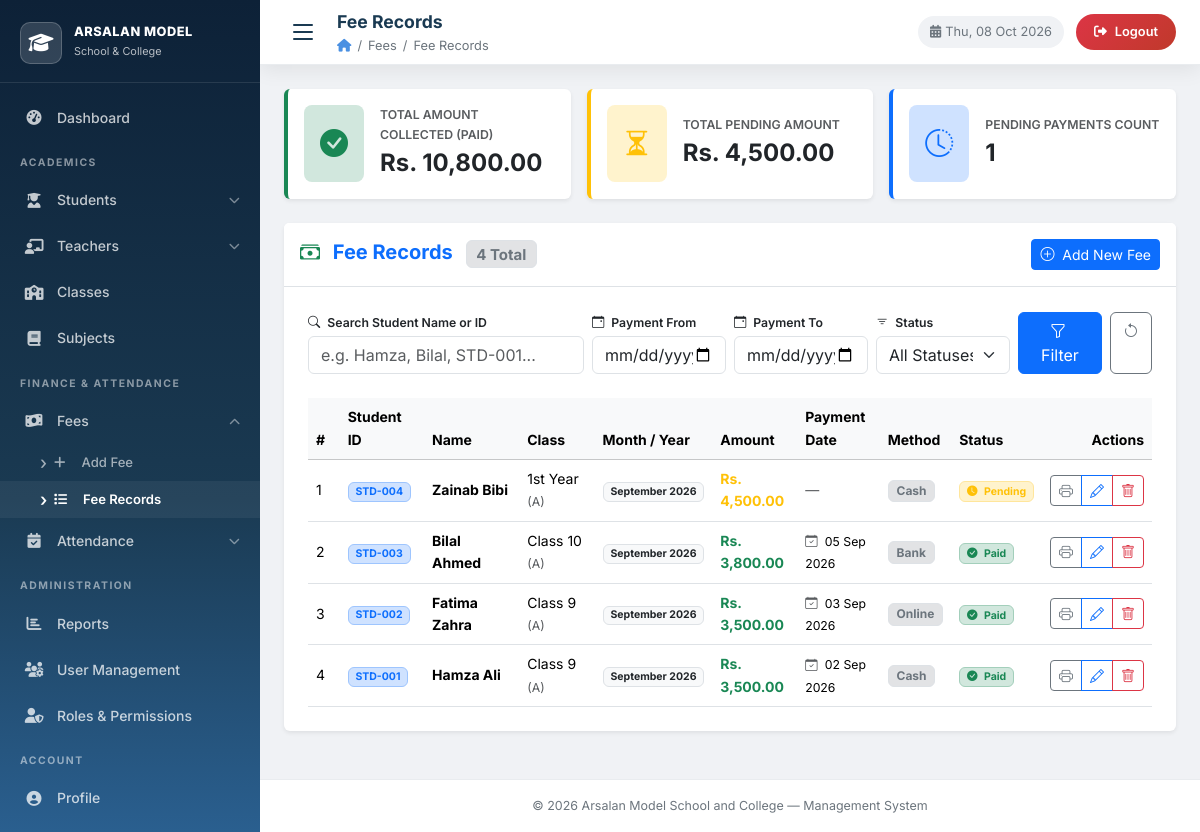
Screenshot of /fees/fee_records.php (signed in) with the database file from the repository.
### tables this page shows
CREATE TABLE `fees` (
    `id`             INT           NOT NULL AUTO_INCREMENT,
    `student_id`     INT           NOT NULL,
    `class_id`       INT           NOT NULL,
    `fee_month`      VARCHAR(20)   NOT NULL,
    `amount`         DECIMAL(10,2) NOT NULL,
    `payment_date`   DATE          NULL DEFAULT NULL,
    `payment_method` ENUM('Cash','Bank','Online') NOT NULL DEFAULT 'Cash',
    `remarks`        TEXT          NULL,
    `status`         ENUM('paid','pending') NOT NULL DEFAULT 'pending',
    `created_at`     TIMESTAMP     NOT NULL DEFAULT CURRENT_TIMESTAMP,
    `updated_at`     TIMESTAMP     NOT NULL DEFAULT CURRENT_TIMESTAMP ON UPDATE CURRENT_TIMESTAMP,
    PRIMARY KEY (`id`),
    CONSTRAINT `fk_fee_student` FOREIGN KEY (`student_id`) REFERENCES `students`(`id`) ON DELETE CASCADE,
    CONSTRAINT `fk_fee_class`   FOREIGN KEY (`class_id`)   REFERENCES `classes`(`id`)  ON DELETE RESTRICT
);

CREATE TABLE `students` (
    `id`             INT          NOT NULL AUTO_INCREMENT,
    `student_id`     VARCHAR(20)  NOT NULL,
    `first_name`     VARCHAR(50)  NOT NULL,
    `last_name`      VARCHAR(50)  NOT NULL,
    `father_name`    VARCHAR(100) NOT NULL,
    `gender`         ENUM('Male','Female','Other') NOT NULL,
    `date_of_birth`  DATE         NULL,
    `phone`          VARCHAR(15)  NOT NULL,
    `email`          VARCHAR(100) NOT NULL DEFAULT '',
    `address`        TEXT         NULL,
    `class_id`       INT          NOT NULL,
    `parent_user_id` INT          NULL DEFAULT NULL,
    `admission_date` DATE         NOT NULL,
    `photo`          VARCHAR(255) NULL DEFAULT NULL,
    `status`         ENUM('active','inactive') NOT NULL DEFAULT 'active',
    `created_at`     TIMESTAMP    NOT NULL DEFAULT CURRENT_TIMESTAMP,
    `updated_at`     TIMESTAMP    NOT NULL DEFAULT CURRENT_TIMESTAMP ON UPDATE CURRENT_TIMESTAMP,
    PRIMARY KEY (`id`),
    UNIQUE KEY `uq_student_id` (`student_id`),
    CONSTRAINT `fk_student_class` FOREIGN KEY (`class_id`) REFERENCES `classes`(`id`) ON DELETE RESTRICT,
    CONSTRAINT `fk_student_parent_user` FOREIGN KEY (`parent_user_id`) REFERENCES `users`(`id`) ON DELETE SET NULL
);

CREATE TABLE `classes` (
    `id`               INT         NOT NULL AUTO_INCREMENT,
    `class_name`       VARCHAR(50) NOT NULL,
    `section`          VARCHAR(10) NOT NULL DEFAULT 'A',
    `class_teacher_id` INT         NULL DEFAULT NULL,
    `room_number`      VARCHAR(20) NOT NULL DEFAULT '',
    `status`           ENUM('active','inactive') NOT NULL DEFAULT 'active',
    `created_at`       TIMESTAMP   NOT NULL DEFAULT CURRENT_TIMESTAMP,
    PRIMARY KEY (`id`)
);

### fees/fee_records.php (the view, shortened to what the rows shown need)
<?php
require_once __DIR__ . '/../database.php';
require_once __DIR__ . '/fees_helper.php';
$per_page  = 10;
$page      = max(1, (int)($_GET['page'] ?? 1));
$where  = "WHERE 1=1";
$types  = '';
$params = [];
$summary_sql = "SELECT
    COALESCE(SUM(CASE WHEN f.status = 'paid' THEN f.amount ELSE 0 END), 0) AS total_collected,
    COALESCE(SUM(CASE WHEN f.status = 'pending' THEN f.amount ELSE 0 END), 0) AS total_pending,
    COUNT(CASE WHEN f.status = 'pending' THEN 1 END) AS pending_count,
    COUNT(*) AS total_count
 FROM fees f
 JOIN students s ON f.student_id = s.id
 $where";
$summary = fee_db_fetch_one($summary_sql, $params, $types);
$total_records   = (int)($summary['total_count'] ?? 0);
$total_pages = max(1, (int)ceil($total_records / $per_page));
$page        = min($page, $total_pages);
$offset      = ($page - 1) * $per_page;
$list_sql = "SELECT f.*, s.student_id AS stu_code, s.first_name, s.last_name, c.class_name, c.section
 FROM fees f
 JOIN students s ON f.student_id = s.id
 LEFT JOIN classes c ON f.class_id = c.id
 $where
 ORDER BY f.id DESC
 LIMIT ? OFFSET ?";
$list_types  = $types . 'ii';
$list_params = array_merge($params, [$per_page, $offset]);
$fees        = fee_db_fetch_all($list_sql, $list_params, $list_types);
include '../layout.php';
?>
<link rel="stylesheet" href="https://cdn.jsdelivr.net/npm/bootstrap-icons@1.11.3/font/bootstrap-icons.min.css">
<div class="card shadow-sm border-0 mb-4">
    <div class="card-body p-3 p-md-4">
        <div class="table-responsive">
            <table class="table table-hover align-middle mb-0" id="feeRecordsTable">
                <thead class="table-light">
                    <tr>
                        <th style="width: 5%;">#</th>
                        <th style="width: 11%;">Student ID</th>
                        <th style="width: 17%;">Name</th>
                        <th style="width: 13%;">Class</th>
                        <th style="width: 12%;">Month / Year</th>
                        <th style="width: 11%;">Amount</th>
                        <th style="width: 11%;">Payment Date</th>
                        <th style="width: 8%;">Method</th>
                        <th style="width: 8%;">Status</th>
                        <th style="width: 14%; text-align: end;">Actions</th>
                    </tr>
                </thead>
                <tbody>
                <?php if (empty($fees)): ?>
                    <tr>
                        <td colspan="10" class="text-center py-5 text-muted">
                            <i class="bi bi-inbox fs-1 d-block mb-2 text-secondary opacity-50"></i>
                            <strong>No fee records found</strong>
                            <p class="small text-muted mb-0">Try adjusting your search filters or add a new fee payment.</p>
                        </td>
                    </tr>
                <?php else: ?>
                    <?php $row_num = $offset + 1; foreach ($fees as $f): ?>
                    <tr>
                        <td><?= $row_num++ ?></td>
                        <td>
                            <span class="badge bg-primary-subtle text-primary border border-primary-subtle fw-bold">
                                <?= h($f['stu_code']) ?>
                            </span>
                        </td>
                        <td>
                            <strong><?= h($f['first_name'] . ' ' . $f['last_name']) ?></strong>
                        </td>
                        <td>
                            <?= h($f['class_name'] ?? '—') ?>
                            <?= !empty($f['section']) ? '<span class="text-muted small">(' . h($f['section']) . ')</span>' : '' ?>
                        </td>
                        <td>
                            <span class="badge bg-light text-dark border"><?= h($f['fee_month']) ?></span>
                        </td>
                        <td>
                            <strong class="<?= ($f['status'] === 'paid') ? 'text-success' : 'text-warning' ?>">
                                Rs. <?= number_format((float)$f['amount'], 2) ?>
                            </strong>
                        </td>
                        <td>
                            <?php if (!empty($f['payment_date'])): ?>
                                <span class="small">
                                    <i class="bi bi-calendar-check text-muted me-1"></i>
                                    <?= date('d M Y', strtotime($f['payment_date'])) ?>
                                </span>
                            <?php else: ?>
                                <span class="text-muted">—</span>
                            <?php endif; ?>
                        </td>
                        <td>
                            <span class="badge bg-secondary-subtle text-secondary border" style="font-size: .75rem;">
                                <?= h($f['payment_method']) ?>
                            </span>
                        </td>
                        <td>
                            <?php if ($f['status'] === 'paid'): ?>
                                <span class="badge bg-success-subtle text-success border border-success-subtle">
                                    <i class="bi bi-check-circle-fill me-1"></i> Paid
                                </span>
                            <?php else: ?>
                                <span class="badge bg-warning-subtle text-warning border border-warning-subtle">
                                    <i class="bi bi-clock-fill me-1"></i> Pending
                                </span>
                            <?php endif; ?>
                        </td>
                        <td class="text-end">
                            <div class="btn-group btn-group-sm" role="group" aria-label="Fee Actions">
                                <a href="print_receipt.php?id=<?= (int)$f['id']; ?>"
                                   class="btn btn-outline-secondary"
                                   title="Print Official Receipt">
                                    <i class="bi bi-printer"></i>
                                </a>
                                <a href="edit_fee.php?id=<?= (int)$f['id']; ?>"
                                   class="btn btn-outline-primary"
                                   title="Edit Fee Record">
                                    <i class="bi bi-pencil"></i>
                                </a>
                                <a href="delete_fee.php?id=<?= (int)$f['id']; ?>"
                                   class="btn btn-outline-danger"
                                   title="Delete Fee Record"
                                   onclick="return confirm('Are you sure you want to delete fee record #<?= (int)$f['id']; ?> for <?= h(addslashes($f['first_name'] . ' ' . $f['last_name'])); ?> (<?= h(addslashes($f['fee_month'])); ?>)? This action cannot be undone.');">
                                    <i class="bi bi-trash"></i>
                                </a>
                            </div>
                        </td>
                    </tr>
                    <?php endforeach; ?>
                <?php endif; ?>
                </tbody>
            </table>
        </div>
    </div>
</div>
<?php include '../layout_end.php'; ?>

### rows the page displays
fees: student.student_id "STD-004", student.last_name "Zainab Bibi", class.class_name "1st Year", class.section "A", fee_month "September 2026", amount "4,500.00", payment_method "Cash", status "pending" (drawn)
fees: student.student_id "STD-003", student.last_name "Bilal Ahmed", class.class_name "Class 10", class.section "A", fee_month "September 2026", amount "3,800.00", payment_date "05 Sep 2026", payment_method "Bank", status "paid" (drawn)
fees: student.student_id "STD-002", student.last_name "Fatima Zahra", class.class_name "Class 9", class.section "A", fee_month "September 2026", amount "3,500.00", payment_date "03 Sep 2026", payment_method "Online", status "paid" (drawn)
fees: student.student_id "STD-001", student.last_name "Hamza Ali", class.class_name "Class 9", class.section "A", fee_month "September 2026", amount "3,500.00", payment_date "02 Sep 2026", payment_method "Cash", status "paid" (drawn)

### other values shown
$page_title "Fee Records"
$bc "Fees"
$bc "Fee Records"
$total_collected "10,800.00"
$total_pending "4,500.00"
$pending_count "1"
$total_records "4"
APP_NAME "Arsalan Model School and College"
